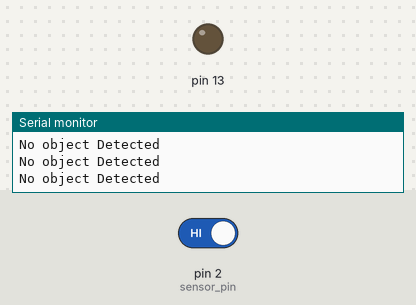
Recording of a sketch running on a simulated Arduino Uno, built with avr-gcc and run on an emulated ATmega328P. Parts: output pins drawn as LEDs (lit = HIGH), the last lines printed to the serial monitor. The inputs (shaded band) are chosen by the test bench; at power-on: pin 2 (sensor_pin) HIGH.

Above: at 1.8 s.
1.9 s: pin 2 (sensor_pin) driven LOW
At 3.1 s:
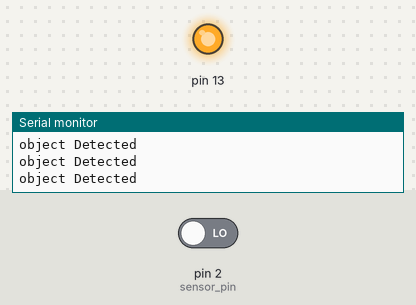
3.5 s: pin 2 (sensor_pin) driven HIGH
At 4.3 s:
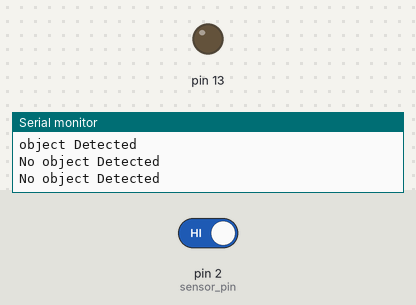
Timing chart, 0 to 6.5 s (numbered marks = the images above; inputs shaded):
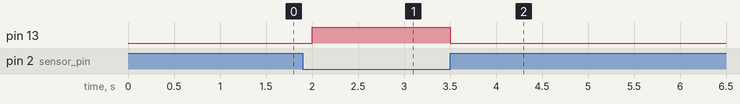

Measured:
- after the input at 1.9 s, pin 13: LOW → HIGH after 0.10 s
- after the input at 3.5 s, pin 13: HIGH → LOW at once

The sketch:

12_IR_sensor.ino
```cpp
int sensor_pin = 2;
int sensor_value = 0;

void setup() {
  // put your setup code here, to run once:
  pinMode(sensor_pin, INPUT);
  pinMode(13, OUTPUT);
  Serial.begin(9600);
}

void loop() {
  // put your main code here, to run repeatedly:

  sensor_value = digitalRead(sensor_pin);
  if (sensor_value == LOW) {
    Serial.println("object Detected");
    digitalWrite(13, HIGH);
  } else {
    Serial.println("No object Detected");
    digitalWrite(13, LOW);
  }
  delay(500);
}
```
